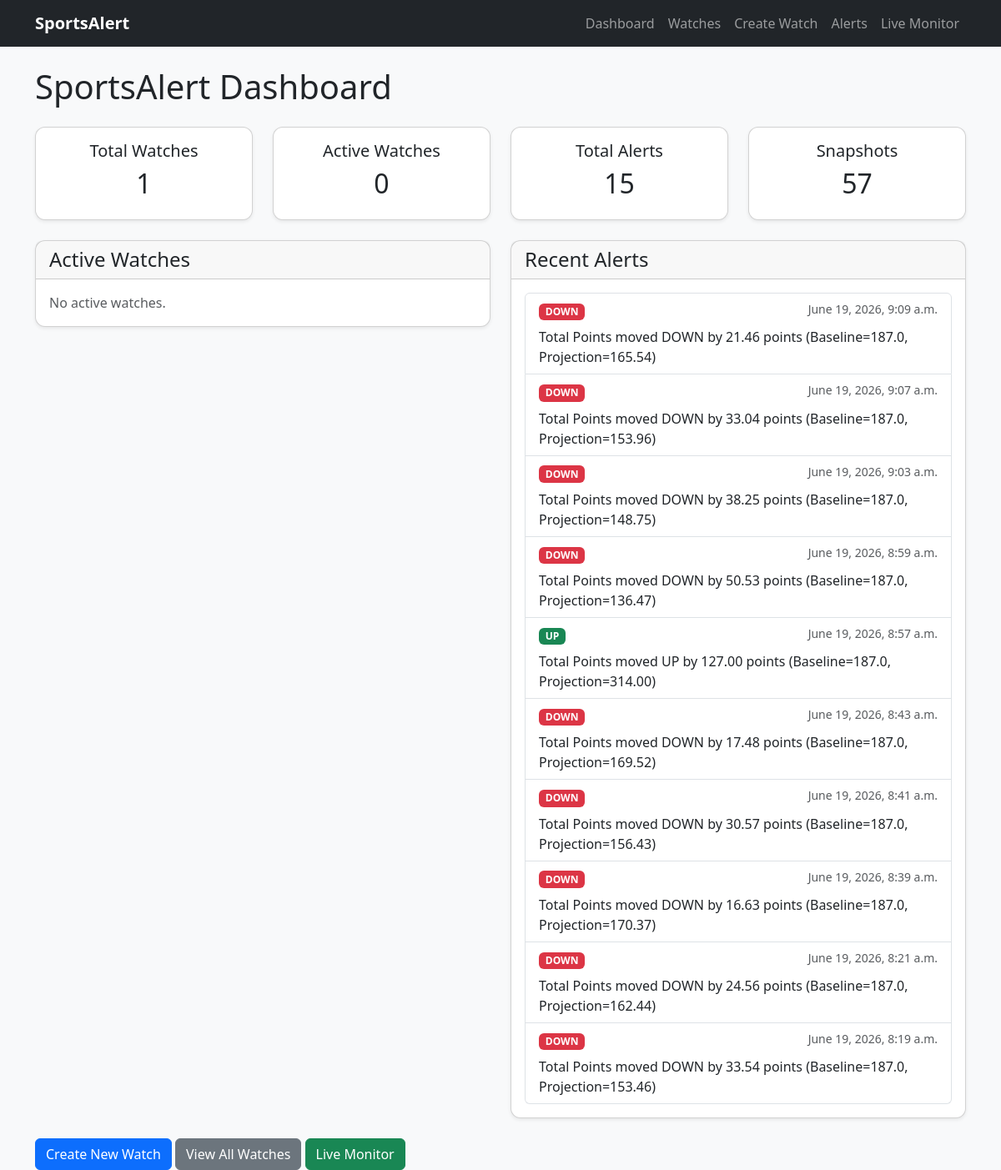
Before: / with the older database file.
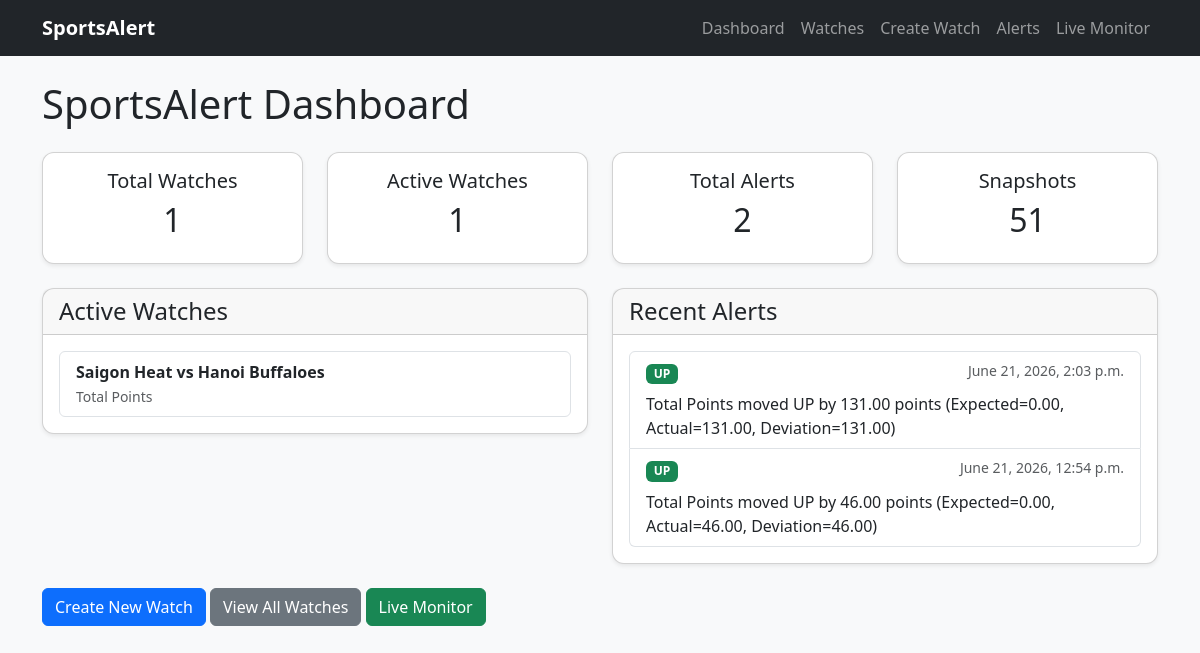
After: the same page with the newer database file.
### monitoring/models.py (models this page shows, shortened)
class Alert(models.Model):
    ALERT_TYPES = (
        ('UP', 'UP'),
        ('DOWN', 'DOWN'),
    )
    watch = models.ForeignKey(
        Watch,
        on_delete=models.CASCADE
    )
    parameter = models.ForeignKey(
        WatchParameter,
        on_delete=models.CASCADE,
        null=True,
        blank=True
    )
    alert_type = models.CharField(
        max_length=10,
        choices=ALERT_TYPES
    )
    projection = models.FloatField()
    deviation = models.FloatField()
    message = models.TextField()
    created_at = models.DateTimeField(
        auto_now_add=True
    )

class Watch(models.Model):
    SPORT_CHOICES = (
        ('basketball', 'Basketball'),
        ('football', 'Football'),
    )
    sport = models.CharField(
        max_length=20,
        choices=SPORT_CHOICES
    )
    match_id = models.CharField(
        max_length=100
    )
    home_team = models.CharField(
        max_length=100,
        blank=True
    )
    away_team = models.CharField(
        max_length=100,
        blank=True
    )
    league = models.CharField(
        max_length=100,
        blank=True
    )
    active = models.BooleanField(
        default=True
    )
    monitoring_start = models.DateTimeField(
        null=True,
        blank=True,
        help_text="Time monitoring should begin"
    )
    monitoring_started = models.BooleanField(
        default=False
    )
    monitoring_finished = models.BooleanField(
        default=False
    )
    game_status = models.CharField(
        max_length=20,
        blank=True,
        default=""
    )
    last_polled = models.DateTimeField(
        null=True,
        blank=True
    )
    total_game_minutes = models.IntegerField(
        default=40
    )
    created_at = models.DateTimeField(
        auto_now_add=True
    )

class WatchParameter(models.Model):
    PARAMETER_CHOICES = (
        ('total_points', 'Total Points'),
        ('home_points', 'Home Team Points'),
        ('away_points', 'Away Team Points'),
        ('three_points_made', '3PT Made'),
        ('three_points_attempted', '3PT Attempted'),
        ('two_points_made', '2PT Made'),
        ('two_points_attempted', '2PT Attempted'),
    )
    watch = models.ForeignKey(
        Watch,
        on_delete=models.CASCADE,
        related_name="parameters"
    )
    parameter = models.CharField(
        max_length=50,
        choices=PARAMETER_CHOICES
    )
    baseline = models.FloatField()
    threshold = models.FloatField()
    created_at = models.DateTimeField(
        auto_now_add=True
    )
    class Meta:
        unique_together = (
            "watch",
            "parameter",
        )

### monitoring/views.py (the view)
def dashboard(request):
    active_watches = (
        Watch.objects
        .filter(active=True)
        .order_by("-created_at")
    )
    recent_alerts = (
        Alert.objects
        .select_related("watch")
        .order_by("-created_at")[:10]
    )
    context = {
        "active_watches": active_watches,
        "recent_alerts": recent_alerts,
        "watch_count": Watch.objects.count(),
        "active_watch_count": active_watches.count(),
        "alert_count": Alert.objects.count(),
        "snapshot_count": MatchSnapshot.objects.count(),
    }
    return render(
        request,
        "monitoring/dashboard.html",
        context,
    )

### monitoring/templates/monitoring/dashboard.html (shortened to what this page needs)
{% extends "monitoring/base.html" %}
{% block content %}
<h1 class="mb-4">SportsAlert Dashboard</h1>
<div class="row mb-4">
    <div class="col-md-3">
        <div class="card shadow-sm">
            <div class="card-body text-center">
                <h5>Total Watches</h5>
                <h2>{{ watch_count }}</h2>
            </div>
        </div>
    </div>
    <div class="col-md-3">
        <div class="card shadow-sm">
            <div class="card-body text-center">
                <h5>Active Watches</h5>
                <h2>{{ active_watch_count }}</h2>
            </div>
        </div>
    </div>
    <div class="col-md-3">
        <div class="card shadow-sm">
            <div class="card-body text-center">
                <h5>Total Alerts</h5>
                <h2>{{ alert_count }}</h2>
            </div>
        </div>
    </div>
    <div class="col-md-3">
        <div class="card shadow-sm">
            <div class="card-body text-center">
                <h5>Snapshots</h5>
                <h2>{{ snapshot_count }}</h2>
            </div>
        </div>
    </div>
</div>
<div class="row">
    <div class="col-lg-6">
        <div class="card shadow-sm mb-4">
            <div class="card-header">
                <h4 class="mb-0">Active Watches</h4>
            </div>
            <div class="card-body">
                {% if active_watches %}
                    <div class="list-group">
                        {% for watch in active_watches %}
                            <a href="{% url 'watch-detail' watch.pk %}"
                               class="list-group-item list-group-item-action">
                                <strong>
                                    {{ watch.home_team }}
                                    vs
                                    {{ watch.away_team }}
                                </strong>
                                <br>
                                <small class="text-muted">
                                    {% for parameter in watch.parameters.all %}
                                        {{ parameter.get_parameter_display }}
                                    {% empty %}
                                        No parameters configured
                                    {% endfor %}
                                </small>
                            </a>
                        {% endfor %}
                    </div>
                {% else %}
                    <p class="text-muted mb-0">
                        No active watches.
                    </p>
                {% endif %}
            </div>
        </div>
    </div>
    <div class="col-lg-6">
        <div class="card shadow-sm mb-4">
            <div class="card-header">
                <h4 class="mb-0">Recent Alerts</h4>
            </div>
            <div class="card-body">
                {% if recent_alerts %}
                    <div class="list-group">
                        {% for alert in recent_alerts %}
                            <a href="{% url 'alert-detail' alert.pk %}"
                               class="list-group-item list-group-item-action">
                                <div class="d-flex justify-content-between">
                                    <strong>
                                        {% if alert.alert_type == "UP" %}
                                            <span class="badge bg-success">
                                                UP
                                            </span>
                                        {% else %}
                                            <span class="badge bg-danger">
                                                DOWN
                                            </span>
                                        {% endif %}
                                    </strong>
                                    <small class="text-muted">
                                        {{ alert.created_at }}
                                    </small>
                                </div>
                                <div class="mt-2">
                                    {{ alert.message }}
                                </div>
                            </a>
                        {% endfor %}
                    </div>
                {% else %}
                    <p class="text-muted mb-0">
                        No alerts generated yet.
                    </p>
                {% endif %}
            </div>
        </div>
    </div>
</div>
<div class="row">
    <div class="col">
        <a href="{% url 'watch-create' %}"
           class="btn btn-primary">
            Create New Watch
        </a>
        <a href="{% url 'watch-list' %}"
           class="btn btn-secondary">
            View All Watches
        </a>
        <a href="{% url 'live-monitor' %}"
           class="btn btn-success">
            Live Monitor
        </a>
    </div>
</div>
{% endblock %}

### monitoring/templates/monitoring/base.html (shortened to what this page needs)
<!DOCTYPE html>
<html lang="en">
<head>
    <link href="https://cdn.jsdelivr.net/npm/bootstrap@5.3.3/dist/css/bootstrap.min.css"
          rel="stylesheet">
</head>
<body>
<nav class="navbar navbar-expand-lg navbar-dark bg-dark mb-4">
    <div class="container">
        <a class="navbar-brand" href="{% url 'dashboard' %}">
            SportsAlert
        </a>
        <div class="navbar-nav">
            <a class="nav-link"
               href="{% url 'dashboard' %}">
                Dashboard
            </a>
            <a class="nav-link"
               href="{% url 'watch-list' %}">
                Watches
            </a>
            <a class="nav-link"
               href="{% url 'watch-create' %}">
                Create Watch
            </a>
            <a class="nav-link"
               href="{% url 'alert-list' %}">
                Alerts
            </a>
            <a class="nav-link"
               href="{% url 'live-monitor' %}">
                Live Monitor
            </a>
        </div>
    </div>
</nav>
<div class="container">
    {% block content %}
    {% endblock %}
</div>
</body>
</html>

### monitoring/templates/monitoring/base.html (style rules this page uses)
body { background: #f8f9fa; }
.navbar-brand { font-weight: bold; }
.card { border-radius: 12px; }

Changed rows visible on the page:
removed Alert: alert_type "DOWN", created_at "June 19, 2026, 9:09 a.m.", message "Total Points moved DOWN by 21.46 points (Baseline=187.0, Projection=165.54)"
removed Alert: alert_type "DOWN", created_at "June 19, 2026, 9:07 a.m.", message "Total Points moved DOWN by 33.04 points (Baseline=187.0, Projection=153.96)"
removed Alert: alert_type "DOWN", created_at "June 19, 2026, 9:03 a.m.", message "Total Points moved DOWN by 38.25 points (Baseline=187.0, Projection=148.75)"
removed Alert: alert_type "DOWN", created_at "June 19, 2026, 8:59 a.m.", message "Total Points moved DOWN by 50.53 points (Baseline=187.0, Projection=136.47)"
removed Alert: alert_type "UP", created_at "June 19, 2026, 8:57 a.m.", message "Total Points moved UP by 127.00 points (Baseline=187.0, Projection=314.00)"
removed Alert: alert_type "DOWN", created_at "June 19, 2026, 8:43 a.m.", message "Total Points moved DOWN by 17.48 points (Baseline=187.0, Projection=169.52)"
removed Alert: alert_type "DOWN", created_at "June 19, 2026, 8:41 a.m.", message "Total Points moved DOWN by 30.57 points (Baseline=187.0, Projection=156.43)"
removed Alert: alert_type "DOWN", created_at "June 19, 2026, 8:39 a.m.", message "Total Points moved DOWN by 16.63 points (Baseline=187.0, Projection=170.37)"
removed Alert: alert_type "DOWN", created_at "June 19, 2026, 8:21 a.m.", message "Total Points moved DOWN by 24.56 points (Baseline=187.0, Projection=162.44)"
removed Alert: alert_type "DOWN", created_at "June 19, 2026, 8:19 a.m.", message "Total Points moved DOWN by 33.54 points (Baseline=187.0, Projection=153.46)"
added Watch: home_team "Saigon Heat", away_team "Hanoi Buffaloes"
added WatchParameter: parameter "Total Points"
added Alert: alert_type "UP", created_at "June 21, 2026, 2:03 p.m.", message "Total Points moved UP by 131.00 points (Expected=0.00, Actual=131.00, Deviation=131.00)"
added Alert: alert_type "UP", created_at "June 21, 2026, 12:54 p.m.", message "Total Points moved UP by 46.00 points (Expected=0.00, Actual=46.00, Deviation=46.00)"
Other visible differences:
{{ active_watch_count }}: "0" → "1"
{{ alert_count }}: "15" → "2"
{{ snapshot_count }}: "57" → "51"
text no longer shown: "No active watches."
